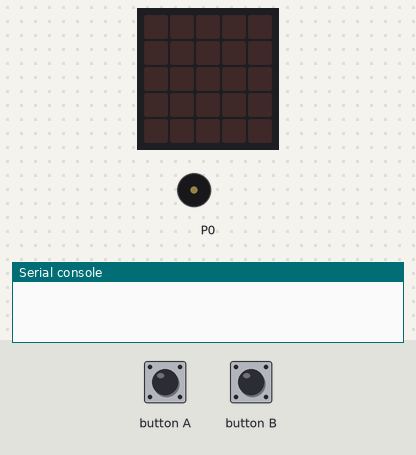
A program run on a simulated BBC micro:bit (MakeCode). On the bench: the board's 5×5 LED display, buzzer (waves = sounding), the last lines printed to the serial console. The inputs (shaded band) are chosen by the test bench.

Above: at 1.2 s.
1.3 s: button B pressed for 3.2 s
At 4.2 s:
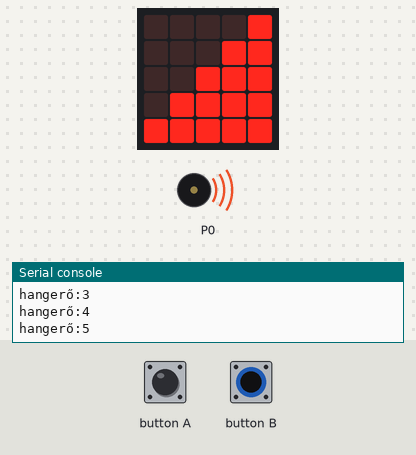
6.0 s: button A pressed for 3.2 s
At 6.24 s:
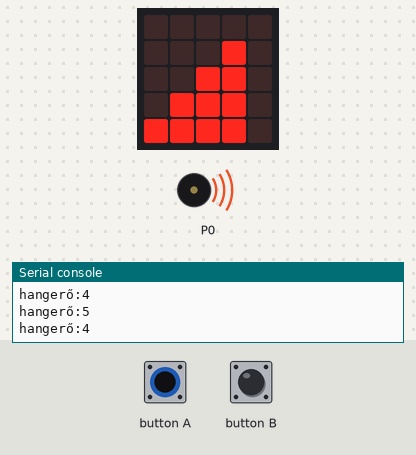
10.7 s: button B pressed for 0.5 s
At 12.4 s:
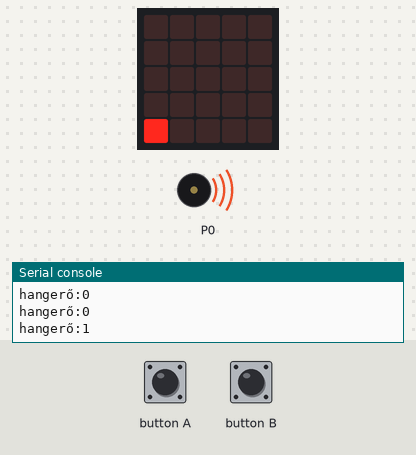
12.7 s: button B pressed for 1 s
At 13.09 s:
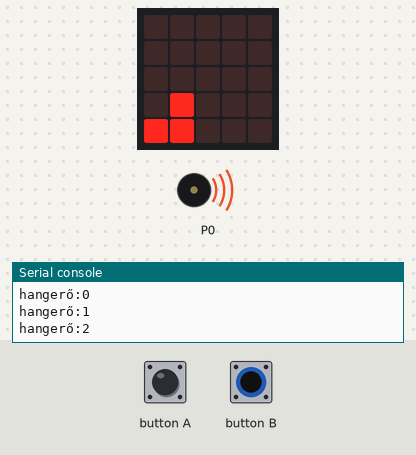
Timing chart, 0 to 15.7 s (numbered marks = the images above; inputs shaded):
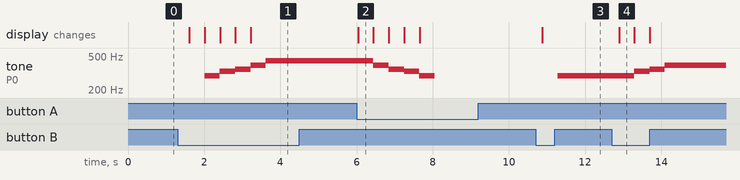

Measured:
- after the input at 1.3 s, tone on P0: plays 294 Hz for 0.40 s, 330 Hz for 0.40 s, 349 Hz for 0.40 s, 392 Hz for 0.40 s, 440 Hz for 2.4 s, starting after 0.71 s; the display: first changes after 0.31 s (image 1 shows a later state)
- after the input at 6.0 s, tone on P0: plays 392 Hz for 0.40 s, 349 Hz for 0.40 s, 330 Hz for 0.40 s, 294 Hz for 0.40 s, starting after 0.44 s; the display: changes at once (image 2)
- after the input at 10.7 s, tone on P0: silent → 294 Hz after 0.58 s; the display: changes after 0.18 s (image 3)
- after the input at 12.7 s, tone on P0: 294 Hz → 330 Hz after 0.59 s, → 349 Hz 0.40 s later, → 392 Hz 0.40 s later; the display: changes after 0.19 s (image 4)
- what the display in image 2 shows lasts 0.4 s, from 6.0 s to 6.4 s

The program:

main.ts
```typescript
let index = 0
while (true) {
    if (input.buttonIsPressed(Button.B)) {
        if (index < 5) {
            index += 1
            serial.writeValue("hangerő", index)
        }
    } else if (input.buttonIsPressed(Button.A)) {
        if (0 < index) {
            index += -1
        }
        serial.writeValue("hangerő", index)
    } else {

    }
    if (index == 1) {
        basic.showLeds(`
            . . . . .
            . . . . .
            . . . . .
            . . . . .
            # . . . .
            `)
        music.ringTone(294)
    } else if (index == 2) {
        basic.showLeds(`
            . . . . .
            . . . . .
            . . . . .
            . # . . .
            # # . . .
            `)
        music.ringTone(330)
    } else if (index == 3) {
        basic.showLeds(`
            . . . . .
            . . . . .
            . . # . .
            . # # . .
            # # # . .
            `)
        music.ringTone(349)
    } else if (index == 4) {
        basic.showLeds(`
            . . . . .
            . . . # .
            . . # # .
            . # # # .
            # # # # .
            `)
        music.ringTone(392)
    } else if (index == 5) {
        basic.showLeds(`
            . . . . #
            . . . # #
            . . # # #
            . # # # #
            # # # # #
            `)
        music.ringTone(440)
    } else {
        basic.showLeds(`
            . . . . .
            . . . . .
            . . . . .
            . . . . .
            . . . . .
            `)
        music.stopAllSounds()
    }
}
```

test.ts
```typescript
// ide kerülnek a tesztek; a rendszer ezt nem kompilálja, ha a csomagot bővítményként használják.
```
